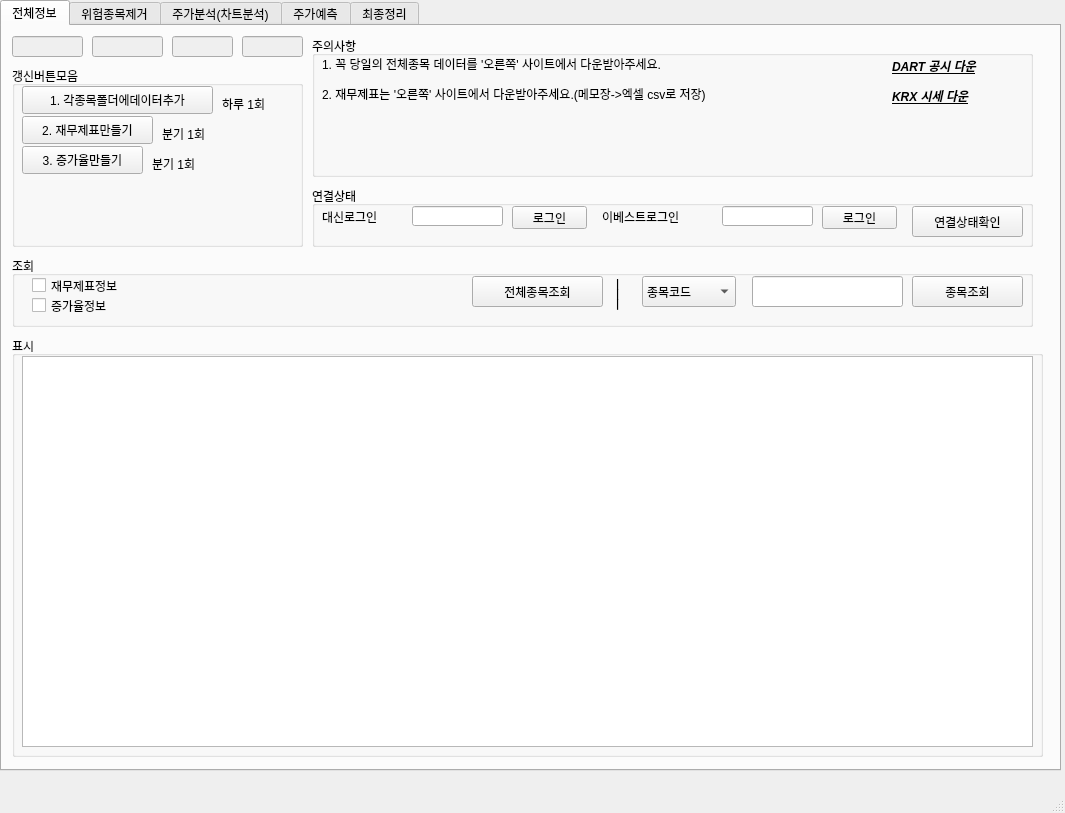
<?xml version="1.0" encoding="UTF-8"?>
<ui version="4.0">
 <class>MainWindow</class>
 <widget class="QMainWindow" name="MainWindow">
  <property name="geometry">
   <rect>
    <x>0</x>
    <y>0</y>
    <width>1065</width>
    <height>813</height>
   </rect>
  </property>
  <property name="windowTitle">
   <string>MainWindow</string>
  </property>
  <widget class="QWidget" name="centralwidget">
   <widget class="QWidget" name="gridLayoutWidget">
    <property name="geometry">
     <rect>
      <x>0</x>
      <y>0</y>
      <width>1061</width>
      <height>771</height>
     </rect>
    </property>
    <layout class="QGridLayout" name="gridLayout">
     <item row="0" column="0">
      <widget class="QTabWidget" name="tabWidget_2">
       <property name="enabled">
        <bool>true</bool>
       </property>
       <property name="currentIndex">
        <number>0</number>
       </property>
       <widget class="QWidget" name="tabsub_1">
        <attribute name="title">
         <string>전체정보</string>
        </attribute>
        <widget class="QGroupBox" name="groupBox_6">
         <property name="geometry">
          <rect>
           <x>10</x>
           <y>310</y>
           <width>1031</width>
           <height>421</height>
          </rect>
         </property>
         <property name="title">
          <string>표시</string>
         </property>
         <widget class="QTableWidget" name="Table_One">
          <property name="geometry">
           <rect>
            <x>10</x>
            <y>20</y>
            <width>1011</width>
            <height>391</height>
           </rect>
          </property>
         </widget>
        </widget>
        <widget class="QGroupBox" name="groupBox">
         <property name="geometry">
          <rect>
           <x>10</x>
           <y>40</y>
           <width>291</width>
           <height>181</height>
          </rect>
         </property>
         <property name="title">
          <string>갱신버튼모음</string>
         </property>
         <widget class="QPushButton" name="Btn_Make_Alldata">
          <property name="geometry">
           <rect>
            <x>10</x>
            <y>20</y>
            <width>191</width>
            <height>28</height>
           </rect>
          </property>
          <property name="text">
           <string>1. 각종목폴더에데이터추가</string>
          </property>
         </widget>
         <widget class="QPushButton" name="Btn_Make_Jaemu">
          <property name="geometry">
           <rect>
            <x>10</x>
            <y>50</y>
            <width>131</width>
            <height>28</height>
           </rect>
          </property>
          <property name="text">
           <string>2. 재무제표만들기</string>
          </property>
         </widget>
         <widget class="QPushButton" name="Btn_Make_Roi">
          <property name="geometry">
           <rect>
            <x>10</x>
            <y>80</y>
            <width>121</width>
            <height>28</height>
           </rect>
          </property>
          <property name="text">
           <string>3. 증가율만들기</string>
          </property>
         </widget>
         <widget class="QLabel" name="label_3">
          <property name="geometry">
           <rect>
            <x>150</x>
            <y>60</y>
            <width>64</width>
            <height>15</height>
           </rect>
          </property>
          <property name="text">
           <string>분기 1회</string>
          </property>
         </widget>
         <widget class="QLabel" name="label_4">
          <property name="geometry">
           <rect>
            <x>140</x>
            <y>90</y>
            <width>64</width>
            <height>15</height>
           </rect>
          </property>
          <property name="text">
           <string>분기 1회</string>
          </property>
         </widget>
         <widget class="QLabel" name="label_6">
          <property name="geometry">
           <rect>
            <x>210</x>
            <y>30</y>
            <width>64</width>
            <height>15</height>
           </rect>
          </property>
          <property name="text">
           <string>하루 1회</string>
          </property>
         </widget>
        </widget>
        <widget class="QGroupBox" name="GroupBox_Login">
         <property name="geometry">
          <rect>
           <x>310</x>
           <y>160</y>
           <width>721</width>
           <height>61</height>
          </rect>
         </property>
         <property name="title">
          <string>연결상태</string>
         </property>
         <widget class="QLabel" name="Label_Daesin">
          <property name="geometry">
           <rect>
            <x>10</x>
            <y>20</y>
            <width>81</width>
            <height>21</height>
           </rect>
          </property>
          <property name="text">
           <string>대신로그인</string>
          </property>
         </widget>
         <widget class="QLabel" name="Label_Ebest">
          <property name="geometry">
           <rect>
            <x>290</x>
            <y>20</y>
            <width>111</width>
            <height>21</height>
           </rect>
          </property>
          <property name="text">
           <string>이베스트로그인</string>
          </property>
         </widget>
         <widget class="QLineEdit" name="Line_Daesin">
          <property name="geometry">
           <rect>
            <x>100</x>
            <y>20</y>
            <width>91</width>
            <height>20</height>
           </rect>
          </property>
         </widget>
         <widget class="QLineEdit" name="Line_Ebest">
          <property name="geometry">
           <rect>
            <x>410</x>
            <y>20</y>
            <width>91</width>
            <height>20</height>
           </rect>
          </property>
         </widget>
         <widget class="QPushButton" name="Btn_Login_Daesin">
          <property name="geometry">
           <rect>
            <x>200</x>
            <y>20</y>
            <width>75</width>
            <height>23</height>
           </rect>
          </property>
          <property name="text">
           <string>로그인</string>
          </property>
         </widget>
         <widget class="QPushButton" name="Btn_Login_Ebest">
          <property name="geometry">
           <rect>
            <x>510</x>
            <y>20</y>
            <width>75</width>
            <height>23</height>
           </rect>
          </property>
          <property name="text">
           <string>로그인</string>
          </property>
         </widget>
         <widget class="QPushButton" name="Btn_Login_State">
          <property name="geometry">
           <rect>
            <x>600</x>
            <y>20</y>
            <width>111</width>
            <height>31</height>
           </rect>
          </property>
          <property name="text">
           <string>연결상태확인</string>
          </property>
         </widget>
        </widget>
        <widget class="QGroupBox" name="groupBox_3">
         <property name="geometry">
          <rect>
           <x>310</x>
           <y>10</y>
           <width>721</width>
           <height>141</height>
          </rect>
         </property>
         <property name="title">
          <string>주의사항</string>
         </property>
         <widget class="QLabel" name="label">
          <property name="geometry">
           <rect>
            <x>10</x>
            <y>20</y>
            <width>481</width>
            <height>16</height>
           </rect>
          </property>
          <property name="text">
           <string>1. 꼭 당일의 전체종목 데이터를 '오른쪽' 사이트에서 다운받아주세요.</string>
          </property>
         </widget>
         <widget class="QLabel" name="label_2">
          <property name="geometry">
           <rect>
            <x>10</x>
            <y>50</y>
            <width>541</width>
            <height>16</height>
           </rect>
          </property>
          <property name="text">
           <string>2. 재무제표는 '오른쪽' 사이트에서 다운받아주세요.(메모장-&gt;엑셀 csv로 저장)</string>
          </property>
         </widget>
         <widget class="QLabel" name="Link_Dart">
          <property name="geometry">
           <rect>
            <x>580</x>
            <y>20</y>
            <width>121</width>
            <height>20</height>
           </rect>
          </property>
          <property name="font">
           <font>
            <weight>75</weight>
            <italic>true</italic>
            <bold>true</bold>
            <underline>true</underline>
           </font>
          </property>
          <property name="text">
           <string>DART 공시 다운</string>
          </property>
         </widget>
         <widget class="QLabel" name="Link_Krx">
          <property name="geometry">
           <rect>
            <x>580</x>
            <y>50</y>
            <width>121</width>
            <height>20</height>
           </rect>
          </property>
          <property name="font">
           <font>
            <weight>75</weight>
            <italic>true</italic>
            <bold>true</bold>
            <underline>true</underline>
           </font>
          </property>
          <property name="text">
           <string>KRX 시세 다운</string>
          </property>
         </widget>
        </widget>
        <widget class="QGroupBox" name="groupBox_8">
         <property name="geometry">
          <rect>
           <x>10</x>
           <y>230</y>
           <width>1021</width>
           <height>71</height>
          </rect>
         </property>
         <property name="title">
          <string>조회</string>
         </property>
         <widget class="QLineEdit" name="Line_Search">
          <property name="geometry">
           <rect>
            <x>740</x>
            <y>20</y>
            <width>151</width>
            <height>31</height>
           </rect>
          </property>
         </widget>
         <widget class="QComboBox" name="Combo_Search">
          <property name="geometry">
           <rect>
            <x>630</x>
            <y>20</y>
            <width>94</width>
            <height>31</height>
           </rect>
          </property>
          <item>
           <property name="text">
            <string>종목코드</string>
           </property>
          </item>
          <item>
           <property name="text">
            <string>종목명</string>
           </property>
          </item>
         </widget>
         <widget class="QPushButton" name="Btn_Search_One">
          <property name="geometry">
           <rect>
            <x>900</x>
            <y>20</y>
            <width>111</width>
            <height>31</height>
           </rect>
          </property>
          <property name="text">
           <string>종목조회</string>
          </property>
         </widget>
         <widget class="QPushButton" name="Btn_Search_All">
          <property name="geometry">
           <rect>
            <x>460</x>
            <y>20</y>
            <width>131</width>
            <height>31</height>
           </rect>
          </property>
          <property name="text">
           <string>전체종목조회</string>
          </property>
         </widget>
         <widget class="QLabel" name="label_7">
          <property name="geometry">
           <rect>
            <x>600</x>
            <y>20</y>
            <width>16</width>
            <height>16</height>
           </rect>
          </property>
          <property name="text">
           <string>ㅣ</string>
          </property>
         </widget>
         <widget class="QLabel" name="label_8">
          <property name="geometry">
           <rect>
            <x>600</x>
            <y>30</y>
            <width>16</width>
            <height>16</height>
           </rect>
          </property>
          <property name="text">
           <string>ㅣ</string>
          </property>
         </widget>
         <widget class="QLabel" name="label_9">
          <property name="geometry">
           <rect>
            <x>600</x>
            <y>40</y>
            <width>16</width>
            <height>16</height>
           </rect>
          </property>
          <property name="text">
           <string>ㅣ</string>
          </property>
         </widget>
         <widget class="QCheckBox" name="Checkbox_Jaemu">
          <property name="geometry">
           <rect>
            <x>20</x>
            <y>20</y>
            <width>121</width>
            <height>19</height>
           </rect>
          </property>
          <property name="text">
           <string>재무제표정보</string>
          </property>
         </widget>
         <widget class="QCheckBox" name="Checkbox_Roi">
          <property name="geometry">
           <rect>
            <x>20</x>
            <y>40</y>
            <width>96</width>
            <height>19</height>
           </rect>
          </property>
          <property name="text">
           <string>증가율정보</string>
          </property>
         </widget>
        </widget>
        <widget class="QLineEdit" name="Var_Year">
         <property name="enabled">
          <bool>false</bool>
         </property>
         <property name="geometry">
          <rect>
           <x>10</x>
           <y>10</y>
           <width>71</width>
           <height>21</height>
          </rect>
         </property>
         <property name="alignment">
          <set>Qt::AlignCenter</set>
         </property>
        </widget>
        <widget class="QLineEdit" name="Var_Dow">
         <property name="enabled">
          <bool>false</bool>
         </property>
         <property name="geometry">
          <rect>
           <x>240</x>
           <y>10</y>
           <width>61</width>
           <height>21</height>
          </rect>
         </property>
         <property name="alignment">
          <set>Qt::AlignCenter</set>
         </property>
        </widget>
        <widget class="QLineEdit" name="Var_Quarter">
         <property name="enabled">
          <bool>false</bool>
         </property>
         <property name="geometry">
          <rect>
           <x>170</x>
           <y>10</y>
           <width>61</width>
           <height>21</height>
          </rect>
         </property>
         <property name="alignment">
          <set>Qt::AlignCenter</set>
         </property>
        </widget>
        <widget class="QLineEdit" name="Var_Day">
         <property name="enabled">
          <bool>false</bool>
         </property>
         <property name="geometry">
          <rect>
           <x>90</x>
           <y>10</y>
           <width>71</width>
           <height>21</height>
          </rect>
         </property>
         <property name="alignment">
          <set>Qt::AlignCenter</set>
         </property>
        </widget>
       </widget>
       <widget class="QWidget" name="tabsub_2">
        <attribute name="title">
         <string>위험종목제거</string>
        </attribute>
        <widget class="QGroupBox" name="groupBox_2">
         <property name="geometry">
          <rect>
           <x>10</x>
           <y>10</y>
           <width>841</width>
           <height>161</height>
          </rect>
         </property>
         <property name="title">
          <string>필터조건</string>
         </property>
         <widget class="QCheckBox" name="CheckBox_Debt">
          <property name="geometry">
           <rect>
            <x>240</x>
            <y>100</y>
            <width>96</width>
            <height>19</height>
           </rect>
          </property>
          <property name="text">
           <string>부채비율</string>
          </property>
         </widget>
         <widget class="QCheckBox" name="CheckBox_Hyengum">
          <property name="geometry">
           <rect>
            <x>240</x>
            <y>30</y>
            <width>96</width>
            <height>19</height>
           </rect>
          </property>
          <property name="text">
           <string>현금흐름</string>
          </property>
         </widget>
         <widget class="QCheckBox" name="CheckBox_Publish">
          <property name="geometry">
           <rect>
            <x>20</x>
            <y>30</y>
            <width>96</width>
            <height>19</height>
           </rect>
          </property>
          <property name="text">
           <string>발행주식수</string>
          </property>
         </widget>
         <widget class="QCheckBox" name="CheckBox_Receivable">
          <property name="geometry">
           <rect>
            <x>20</x>
            <y>100</y>
            <width>171</width>
            <height>19</height>
           </rect>
          </property>
          <property name="text">
           <string>매출채권회수기간(일)</string>
          </property>
         </widget>
         <widget class="QLineEdit" name="Line_Debt">
          <property name="geometry">
           <rect>
            <x>260</x>
            <y>130</y>
            <width>61</width>
            <height>20</height>
           </rect>
          </property>
          <property name="text">
           <string>200</string>
          </property>
          <property name="alignment">
           <set>Qt::AlignRight|Qt::AlignTrailing|Qt::AlignVCenter</set>
          </property>
         </widget>
         <widget class="QLineEdit" name="Line_Publish">
          <property name="geometry">
           <rect>
            <x>40</x>
            <y>60</y>
            <width>101</width>
            <height>20</height>
           </rect>
          </property>
          <property name="text">
           <string>0</string>
          </property>
          <property name="alignment">
           <set>Qt::AlignRight|Qt::AlignTrailing|Qt::AlignVCenter</set>
          </property>
         </widget>
         <widget class="QLineEdit" name="Line_Receivable">
          <property name="geometry">
           <rect>
            <x>40</x>
            <y>130</y>
            <width>61</width>
            <height>20</height>
           </rect>
          </property>
          <property name="text">
           <string>150</string>
          </property>
          <property name="alignment">
           <set>Qt::AlignRight|Qt::AlignTrailing|Qt::AlignVCenter</set>
          </property>
         </widget>
         <widget class="QLabel" name="label_5">
          <property name="geometry">
           <rect>
            <x>110</x>
            <y>130</y>
            <width>64</width>
            <height>15</height>
           </rect>
          </property>
          <property name="text">
           <string>일(이상)</string>
          </property>
         </widget>
         <widget class="QLabel" name="label_10">
          <property name="geometry">
           <rect>
            <x>150</x>
            <y>60</y>
            <width>64</width>
            <height>15</height>
           </rect>
          </property>
          <property name="text">
           <string>주(이상)</string>
          </property>
         </widget>
         <widget class="QLabel" name="label_11">
          <property name="geometry">
           <rect>
            <x>330</x>
            <y>130</y>
            <width>64</width>
            <height>15</height>
           </rect>
          </property>
          <property name="text">
           <string>(이상)</string>
          </property>
         </widget>
         <widget class="QRadioButton" name="Radio_Sales_Plus">
          <property name="geometry">
           <rect>
            <x>260</x>
            <y>50</y>
            <width>81</width>
            <height>19</height>
           </rect>
          </property>
          <property name="text">
           <string>영업(+)</string>
          </property>
         </widget>
         <widget class="QRadioButton" name="Radio_Sales_Minus">
          <property name="geometry">
           <rect>
            <x>260</x>
            <y>70</y>
            <width>81</width>
            <height>19</height>
           </rect>
          </property>
          <property name="text">
           <string>영업(-)</string>
          </property>
         </widget>
         <widget class="QRadioButton" name="Radio_Invest_Plus">
          <property name="geometry">
           <rect>
            <x>340</x>
            <y>50</y>
            <width>81</width>
            <height>19</height>
           </rect>
          </property>
          <property name="text">
           <string>투자(+)</string>
          </property>
         </widget>
         <widget class="QRadioButton" name="Radio_Invest_Minus">
          <property name="geometry">
           <rect>
            <x>340</x>
            <y>70</y>
            <width>81</width>
            <height>19</height>
           </rect>
          </property>
          <property name="text">
           <string>투자(-)</string>
          </property>
         </widget>
         <widget class="QRadioButton" name="Radio_Finance_Plus">
          <property name="geometry">
           <rect>
            <x>420</x>
            <y>50</y>
            <width>81</width>
            <height>19</height>
           </rect>
          </property>
          <property name="text">
           <string>재무(+)</string>
          </property>
         </widget>
         <widget class="QRadioButton" name="Radio_Finance_Minus">
          <property name="geometry">
           <rect>
            <x>420</x>
            <y>70</y>
            <width>81</width>
            <height>19</height>
           </rect>
          </property>
          <property name="text">
           <string>재무(-)</string>
          </property>
         </widget>
        </widget>
        <widget class="QGroupBox" name="groupBox_4">
         <property name="geometry">
          <rect>
           <x>10</x>
           <y>180</y>
           <width>1031</width>
           <height>441</height>
          </rect>
         </property>
         <property name="title">
          <string>종목조회</string>
         </property>
         <widget class="QTableWidget" name="Table_Two">
          <property name="geometry">
           <rect>
            <x>10</x>
            <y>20</y>
            <width>1011</width>
            <height>411</height>
           </rect>
          </property>
         </widget>
        </widget>
        <widget class="QGroupBox" name="groupBox_5">
         <property name="geometry">
          <rect>
           <x>10</x>
           <y>630</y>
           <width>1031</width>
           <height>101</height>
          </rect>
         </property>
         <property name="title">
          <string>결과보기</string>
         </property>
        </widget>
        <widget class="QPushButton" name="Btn_Search_Del">
         <property name="geometry">
          <rect>
           <x>860</x>
           <y>120</y>
           <width>181</width>
           <height>41</height>
          </rect>
         </property>
         <property name="text">
          <string>조회</string>
         </property>
        </widget>
        <widget class="QLabel" name="Label_ToDate">
         <property name="geometry">
          <rect>
           <x>860</x>
           <y>80</y>
           <width>64</width>
           <height>15</height>
          </rect>
         </property>
         <property name="text">
          <string>종료일</string>
         </property>
         <property name="alignment">
          <set>Qt::AlignCenter</set>
         </property>
        </widget>
        <widget class="QDateEdit" name="Date_To">
         <property name="geometry">
          <rect>
           <x>930</x>
           <y>71</y>
           <width>110</width>
           <height>31</height>
          </rect>
         </property>
         <property name="dateTime">
          <datetime>
           <hour>0</hour>
           <minute>0</minute>
           <second>0</second>
           <year>2020</year>
           <month>1</month>
           <day>1</day>
          </datetime>
         </property>
        </widget>
        <widget class="QDateEdit" name="Date_Fm">
         <property name="geometry">
          <rect>
           <x>930</x>
           <y>31</y>
           <width>110</width>
           <height>31</height>
          </rect>
         </property>
         <property name="dateTime">
          <datetime>
           <hour>0</hour>
           <minute>0</minute>
           <second>0</second>
           <year>2018</year>
           <month>1</month>
           <day>1</day>
          </datetime>
         </property>
        </widget>
        <widget class="QLabel" name="Label_FmDate">
         <property name="geometry">
          <rect>
           <x>860</x>
           <y>34</y>
           <width>64</width>
           <height>21</height>
          </rect>
         </property>
         <property name="text">
          <string>시작일</string>
         </property>
         <property name="alignment">
          <set>Qt::AlignCenter</set>
         </property>
        </widget>
       </widget>
       <widget class="QWidget" name="tabsub_3">
        <attribute name="title">
         <string>주가분석(차트분석)</string>
        </attribute>
        <widget class="QGroupBox" name="groupBox_7">
         <property name="geometry">
          <rect>
           <x>10</x>
           <y>200</y>
           <width>1031</width>
           <height>441</height>
          </rect>
         </property>
         <property name="title">
          <string>종목조회</string>
         </property>
         <widget class="QTableWidget" name="Table_Three">
          <property name="geometry">
           <rect>
            <x>10</x>
            <y>20</y>
            <width>1011</width>
            <height>411</height>
           </rect>
          </property>
         </widget>
        </widget>
       </widget>
       <widget class="QWidget" name="tabsub_4">
        <attribute name="title">
         <string>주가예측</string>
        </attribute>
       </widget>
       <widget class="QWidget" name="tabsub_6">
        <attribute name="title">
         <string>최종정리</string>
        </attribute>
       </widget>
      </widget>
     </item>
    </layout>
   </widget>
  </widget>
  <widget class="QMenuBar" name="menubar">
   <property name="geometry">
    <rect>
     <x>0</x>
     <y>0</y>
     <width>1065</width>
     <height>21</height>
    </rect>
   </property>
  </widget>
  <widget class="QStatusBar" name="statusbar"/>
 </widget>
 <resources/>
 <connections/>
 <buttongroups>
  <buttongroup name="buttonGroup_5"/>
  <buttongroup name="buttonGroup_4"/>
 </buttongroups>
</ui>
